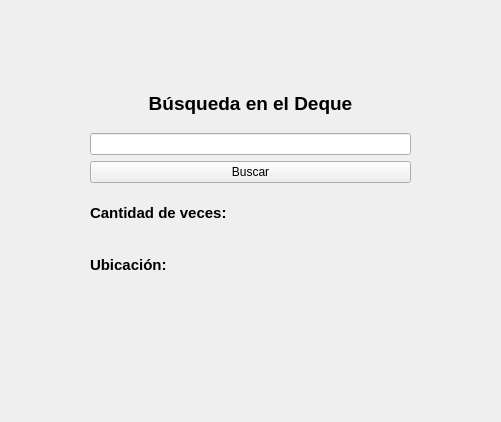
<?xml version="1.0" encoding="UTF-8"?>
<ui version="4.0">
 <class>VentanaSecundaria</class>
 <widget class="QWidget" name="VentanaSecundaria">
  <property name="geometry">
   <rect>
    <x>0</x>
    <y>0</y>
    <width>501</width>
    <height>422</height>
   </rect>
  </property>
  <property name="windowTitle">
   <string>Form</string>
  </property>
  <widget class="QWidget" name="gridLayoutWidget">
   <property name="geometry">
    <rect>
     <x>90</x>
     <y>80</y>
     <width>321</width>
     <height>261</height>
    </rect>
   </property>
   <layout class="QGridLayout" name="gridLayout">
    <item row="0" column="0">
     <widget class="QLabel" name="Titulo">
      <property name="font">
       <font>
        <family>Arial</family>
        <pointsize>14</pointsize>
        <bold>true</bold>
       </font>
      </property>
      <property name="text">
       <string>Búsqueda en el Deque</string>
      </property>
      <property name="alignment">
       <set>Qt::AlignmentFlag::AlignCenter</set>
      </property>
     </widget>
    </item>
    <item row="1" column="0">
     <widget class="QLineEdit" name="Numero"/>
    </item>
    <item row="2" column="0">
     <widget class="QPushButton" name="Buscar">
      <property name="cursor">
       <cursorShape>PointingHandCursor</cursorShape>
      </property>
      <property name="text">
       <string>Buscar</string>
      </property>
     </widget>
    </item>
    <item row="4" column="0">
     <widget class="QLabel" name="Ubicacion">
      <property name="font">
       <font>
        <family>Arial</family>
        <pointsize>11</pointsize>
        <bold>true</bold>
       </font>
      </property>
      <property name="text">
       <string>Ubicación:</string>
      </property>
     </widget>
    </item>
    <item row="3" column="0">
     <widget class="QLabel" name="CantVeces">
      <property name="font">
       <font>
        <family>Arial</family>
        <pointsize>11</pointsize>
        <bold>true</bold>
       </font>
      </property>
      <property name="text">
       <string>Cantidad de veces:</string>
      </property>
     </widget>
    </item>
    <item row="5" column="0">
     <widget class="QLabel" name="Error">
      <property name="font">
       <font>
        <family>Arial</family>
        <pointsize>11</pointsize>
        <bold>true</bold>
       </font>
      </property>
      <property name="text">
       <string/>
      </property>
     </widget>
    </item>
   </layout>
  </widget>
 </widget>
 <resources/>
 <connections/>
</ui>
